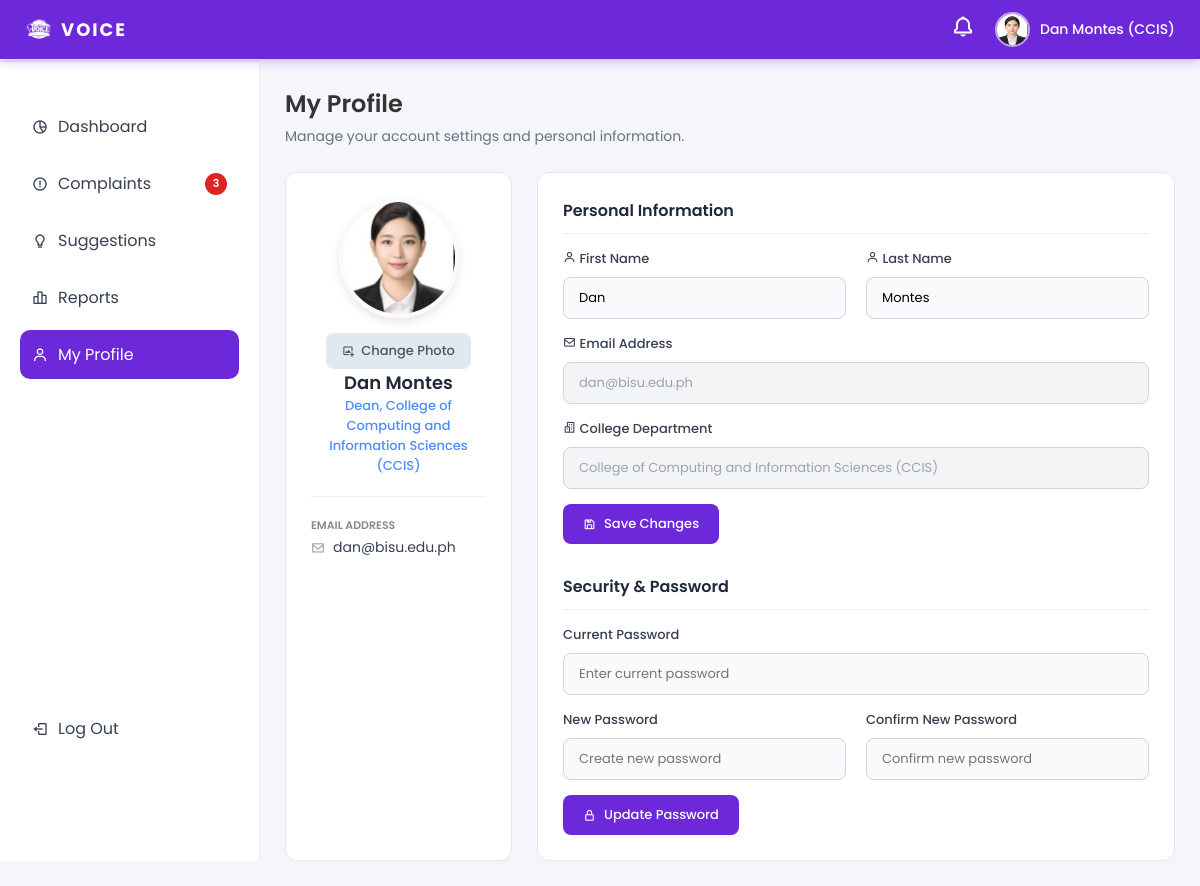
Screenshot of /Ui-main/dean/dean_profile.php (signed in) with the database file from the repository.
### tables this page shows
CREATE TABLE `dean_profiles` (
  `id` int(11) NOT NULL,
  `user_id` int(11) NOT NULL,
  `first_name` varchar(50) NOT NULL,
  `last_name` varchar(50) NOT NULL,
  `college_id` int(11) DEFAULT NULL,
  `phone` varchar(20) DEFAULT NULL,
  `office` varchar(100) DEFAULT NULL,
  `status` enum('active','inactive') DEFAULT 'active',
  `profile_photo` varchar(255) DEFAULT NULL,
  `created_at` timestamp NOT NULL DEFAULT current_timestamp()
);

CREATE TABLE `colleges` (
  `id` int(11) NOT NULL,
  `code` varchar(20) NOT NULL,
  `name` varchar(150) NOT NULL,
  `status` enum('active','inactive') DEFAULT 'active',
  `created_at` timestamp NOT NULL DEFAULT current_timestamp()
);

CREATE TABLE `users` (
  `id` int(11) NOT NULL,
  `username` varchar(50) NOT NULL,
  `email` varchar(100) NOT NULL,
  `password` varchar(255) NOT NULL,
  `role` enum('admin','dean','student') NOT NULL,
  `profile_pic` varchar(255) DEFAULT NULL,
  `is_active` tinyint(1) DEFAULT 1,
  `created_at` timestamp NOT NULL DEFAULT current_timestamp(),
  `reset_token_hash` varchar(64) DEFAULT NULL,
  `reset_token_expires_at` datetime DEFAULT NULL,
  `reset_code` varchar(255) DEFAULT NULL,
  `reset_expiry` datetime DEFAULT NULL
);

### Ui-main/dean/dean_profile.php (the view, shortened to what this page needs)
<?php
require_once '../db_connection.php';
function e(string $value): string
{
    return htmlspecialchars($value, ENT_QUOTES, 'UTF-8');
}
$userId = (int)$_SESSION['user_id'];
$profileStmt = $pdo->prepare(
    'SELECT
        u.username,
        u.email,
        dp.first_name,
        dp.last_name,
        dp.college_id,
        dp.profile_photo,
        c.name AS college_name,
        c.code AS college_code
     FROM users u
     LEFT JOIN dean_profiles dp ON dp.user_id = u.id
     LEFT JOIN colleges c ON c.id = dp.college_id
     WHERE u.id = :id AND u.role = :role
     LIMIT 1'
);
$profileStmt->execute([
    ':id' => $userId,
    ':role' => 'dean',
]);
$profile = $profileStmt->fetch(PDO::FETCH_ASSOC);
$defaultName = trim((string)($_SESSION['full_name'] ?? $_SESSION['username'] ?? 'Dean User'));
$nameParts = preg_split('/\s+/', $defaultName);
$fallbackFirstName = $nameParts[0] ?? 'Dean';
$fallbackLastName = count($nameParts) > 1 ? implode(' ', array_slice($nameParts, 1)) : 'User';
$firstName = trim((string)($profile['first_name'] ?? '')) ?: $fallbackFirstName;
$lastName = trim((string)($profile['last_name'] ?? '')) ?: $fallbackLastName;
$email = (string)($profile['email'] ?? ($_SESSION['email'] ?? ''));
$collegeName = trim((string)($profile['college_name'] ?? ''));
$collegeCode = trim((string)($profile['college_code'] ?? ''));
$collegeDisplay = $collegeName !== '' ? $collegeName : 'Not Assigned';
if ($collegeCode !== '') {
    $collegeDisplay .= ' (' . $collegeCode . ')';
}
$profilePhoto = trim((string)($profile['profile_photo'] ?? ''));
if ($profilePhoto !== '' && (stripos($profilePhoto, 'http://') === 0 || stripos($profilePhoto, 'https://') === 0)) {
    $profileImageSrc = $profilePhoto;
} elseif ($profilePhoto !== '') {
    $profileImageSrc = '../' . ltrim($profilePhoto, '/');
} else {
    $profileImageSrc = '';
}
?>
<!DOCTYPE html>
<html lang="en">
<head>
<link href='https://unpkg.com/boxicons@2.1.4/css/boxicons.min.css' rel='stylesheet'>
</head>
<body>
<?php include 'dean_topbar.php'; ?>
<?php include 'dean_sidebar.php'; ?>
<div class="main">
    <div class="dashboard-container">
        <h2 class="page-title">My Profile</h2>
        <p class="page-subtitle">Manage your account settings and personal information.</p>
        <div class="profile-grid">
            <div class="card">
                <div class="profile-summary">
                    <div class="profile-avatar-wrapper">
                    <?php if ($profileImageSrc !== ''): ?>
                        <img src="<?php echo e($profileImageSrc); ?>" id="profileImagePreview" alt="Profile Picture">
                    <?php endif; ?>
                </div>
                    <button type="button" class="btn-change-photo" onclick="document.getElementById('profileUpload').click()">
                            <i class='bx bx-image-add'></i> Change Photo
                    </button>
                    <h3><?php echo e(trim($firstName . ' ' . $lastName)); ?></h3>
                    <p class="role">Dean, <?php echo e($collegeDisplay); ?></p>
                </div>
                <div class="profile-details">
                    <div class="detail-item">
                        <label>Email Address</label>
                        <p><i class='bx bx-envelope'></i> <?php echo e($email); ?></p>
                    </div>
                </div>
            </div>
            <div class="card">
                <div class="form-section">
                    <h3 class="form-section-title">Personal Information</h3>
                    <form id="profileForm" method="POST" enctype="multipart/form-data" action="dean_profile.php">
                        <div class="form-row">
                            <div class="form-group">
                                <label><i class='bx bx-user'></i> First Name</label>
                                <input type="text" name="first_name" class="form-control" value="<?php echo e($firstName); ?>" required>
                            </div>
                            <div class="form-group">
                                <label><i class='bx bx-user'></i> Last Name</label>
                                <input type="text" name="last_name" class="form-control" value="<?php echo e($lastName); ?>" required>
                            </div>
                        </div>
                        <div class="form-row single-column">
                            <div class="form-group">
                                <label><i class='bx bx-envelope'></i> Email Address</label>
                                <input type="email" class="form-control" value="<?php echo e($email); ?>" disabled title="Email address cannot be changed here.">
                            </div>
                        </div>
                        <div class="form-row single-column">
                            <div class="form-group">
                                <label><i class='bx bx-buildings'></i> College Department</label>
                                <input type="text" class="form-control" value="<?php echo e($collegeDisplay); ?>" disabled title="Contact SuperAdmin to change your designated college.">
                            </div>
                        </div>
                        <button type="submit" class="btn-save"><i class='bx bx-save'></i> Save Changes</button>
                    </form>
                </div>
                <div class="form-section" style="margin-bottom: 0;">
                    <h3 class="form-section-title">Security & Password</h3>
                    <form onsubmit="event.preventDefault(); alert('Password updated successfully!');">
                        <div class="form-group" style="margin-bottom: 15px;">
                            <label>Current Password</label>
                            <input type="password" class="form-control" placeholder="Enter current password" required>
                        </div>
                        <div class="form-row">
                            <div class="form-group">
                                <label>New Password</label>
                                <input type="password" class="form-control" placeholder="Create new password" required>
                            </div>
                            <div class="form-group">
                                <label>Confirm New Password</label>
                                <input type="password" class="form-control" placeholder="Confirm new password" required>
                            </div>
                        </div>
                        <button type="submit" class="btn-save"><i class='bx bx-lock-alt'></i> Update Password</button>
                    </form>
                </div>
            </div>
        </div>
    </div>
</div>
</body>
</html>

### Ui-main/dean/dean_topbar.php (shortened to what this page needs)
<?php
require_once __DIR__ . '/../db_connection.php';
$topbarProfilePic = '';
$topbarDisplayName = trim((string)($_SESSION['full_name'] ?? 'Dean User'));
if (isset($_SESSION['user_id'])) {
    try {
        $hasPhotoColumn = false;
        $photoCheck = $pdo->query("SHOW COLUMNS FROM dean_profiles LIKE 'profile_photo'");
        if ($photoCheck && $photoCheck->fetch()) {
            $hasPhotoColumn = true;
        }
        if ($hasPhotoColumn) {
            $deanStmt = $pdo->prepare(
                'SELECT dp.first_name, dp.last_name, dp.profile_photo, c.code AS college_code
                 FROM dean_profiles dp
                 LEFT JOIN colleges c ON c.id = dp.college_id
                 WHERE dp.user_id = :user_id
                 LIMIT 1'
            );
            $deanStmt->execute([':user_id' => (int)$_SESSION['user_id']]);
            $deanProfile = $deanStmt->fetch(PDO::FETCH_ASSOC) ?: null;
            if ($deanProfile) {
                $fullName = trim(((string)($deanProfile['first_name'] ?? '')) . ' ' . ((string)($deanProfile['last_name'] ?? '')));
                if ($fullName !== '') {
                    $topbarDisplayName = $fullName;
                }
                $collegeCode = trim((string)($deanProfile['college_code'] ?? ''));
                if ($collegeCode !== '') {
                    $topbarDisplayName .= ' (' . $collegeCode . ')';
                }
                $photo = trim((string)($deanProfile['profile_photo'] ?? ''));
                if ($photo !== '') {
                    if (stripos($photo, 'http://') === 0 || stripos($photo, 'https://') === 0) {
                        $topbarProfilePic = $photo;
                    } else {
                        $topbarProfilePic = '../' . ltrim($photo, '/');
                    }
                }
            }
        }
    } catch (PDOException $e) {
    }
}
?>
<link href='https://unpkg.com/boxicons@2.1.4/css/boxicons.min.css' rel='stylesheet'>
<div class="topbar">
    <a class="topbar-logo" href="dean_dashboard.php">
        <img src="../assets/images/logo.png" alt="Logo">
        <span>VOICE</span>
    </a>
    <div class="topbar-right">
        <div class="topbar-bell" id="bellIcon">
            <i class='bx bx-bell'></i>
        </div>
        <div class="profile-container" id="profileIcon">
            <?php if ($topbarProfilePic !== ''): ?>
                <img class="profile-pic" src="<?php echo htmlspecialchars($topbarProfilePic, ENT_QUOTES, 'UTF-8'); ?>" alt="profile">
            <?php endif; ?>
            <span><?php echo htmlspecialchars($topbarDisplayName, ENT_QUOTES, 'UTF-8'); ?></span>
        </div>
    </div>
</div>

### Ui-main/dean/dean_profile.php (style rules this page uses)
* { margin: 0; padding: 0; box-sizing: border-box; font-family: 'Poppins', sans-serif; }
body { background: #f4f6fb; }
.main { margin-left: 260px; margin-top: 61px; padding: 25px; min-height: calc(100vh - 61px); overflow-y: auto; }
.dashboard-container { max-width: 1200px; margin: 0 auto; width: 100%; }
.page-title { font-size: 24px; font-weight: 600; color: #333; margin-bottom: 5px; }
.page-subtitle { color: #6b7280; font-size: 14px; margin-bottom: 25px; }
.profile-grid { display: grid; grid-template-columns: 1fr 2fr; gap: 25px; }
.card { background: #fff; border-radius: 12px; padding: 25px; border: 1px solid #e5e7eb; box-shadow: 0 2px 10px rgba(0,0,0,0.02); }
.profile-summary { text-align: center; }
.profile-avatar-wrapper { position: relative; width: 120px; height: 120px; margin: 0 auto 15px; }
.profile-avatar-wrapper img { width: 100%; height: 100%; border-radius: 50%; object-fit: cover; border: 4px solid #f9fafb; box-shadow: 0 4px 10px rgba(0,0,0,0.1); }
.btn-change-photo { display: inline-flex; align-items: center; gap: 6px; background: #e2e8f0; color: #475569; border: none; padding: 8px 16px; border-radius: 8px; font-size: 13px; font-weight: 500; font-family: 'Poppins', sans-serif; cursor: pointer; transition: 0.2s; }
.profile-summary h3 { font-size: 18px; color: #1f2937; font-weight: 600; }
.profile-summary p.role { font-size: 13px; color: #4F8CFF; font-weight: 500; margin-bottom: 20px; }
.profile-details { text-align: left; margin-top: 20px; border-top: 1px solid #f0f0f0; padding-top: 20px; }
.detail-item { margin-bottom: 15px; }
.detail-item label { display: block; font-size: 11px; text-transform: uppercase; color: #888; font-weight: 600; margin-bottom: 3px; }
.detail-item p { font-size: 14px; color: #374151; display: flex; align-items: center; gap: 8px; }
.detail-item i { color: #9ca3af; }
.form-section { margin-bottom: 30px; }
.form-section-title { font-size: 16px; color: #1f2937; font-weight: 600; margin-bottom: 15px; padding-bottom: 10px; border-bottom: 1px solid #f0f0f0; }
.form-row { display: grid; grid-template-columns: 1fr 1fr; gap: 20px; margin-bottom: 15px; }
.form-row.single-column { grid-template-columns: 1fr; }
.form-group { display: flex; flex-direction: column; }
.form-group label { font-size: 13px; color: #374151; font-weight: 500; margin-bottom: 8px; }
.form-control { padding: 10px 15px; border: 1px solid #d1d5db; border-radius: 8px; font-size: 13px; font-family: 'Poppins', sans-serif; outline: none; transition: 0.2s; background: #f9fafb; }
.form-control:disabled { background: #f3f4f6; color: #9ca3af; cursor: not-allowed; }
.btn-save { padding: 10px 20px; background: #6d28d9; color: white; border: none; border-radius: 8px; font-size: 13px; font-weight: 500; font-family: 'Poppins', sans-serif; cursor: pointer; transition: 0.2s; display: inline-flex; align-items: center; gap: 8px; }

### Ui-main/dean/dean_topbar.php (style rules this page uses)
.topbar { position: fixed; top: 0; left: 0; right: 0; z-index: 999; display: flex; justify-content: space-between; align-items: center; gap: 20px; padding: 12px 25px; background: #6d28d9; box-shadow: 0 2px 10px rgba(109,40,217,0.3); }
.topbar-logo { display: flex; align-items: center; gap: 8px; text-decoration: none; }
.topbar-logo img { width: 28px; height: 28px; object-fit: contain; filter: brightness(0) invert(1); }
.topbar-logo span { font-size: 18px; font-weight: 700; color: #fff; letter-spacing: 2px; }
.topbar-right { display: flex; align-items: center; gap: 20px; }
.profile-container { display: flex; align-items: center; gap: 10px; cursor: pointer; position: relative; }
.profile-container img.profile-pic { width: 35px; height: 35px; border-radius: 50%; border: 2px solid rgba(255,255,255,0.6); }
.profile-container span { font-weight: 500; color: #fff; font-size: 14px; }
.topbar-bell { position: relative; cursor: pointer; }
.topbar-bell i.bx-bell { font-size: 24px; color: #fff; transition: 0.2s; }

### rows the page displays
dean_profiles: profile_photo (picture), topbarDisplayName "Dan Montes (CCIS)", first_name+last_name "Dan Montes", college.code "College of Computing and Information Sciences (CCIS)", user.email "dan@bisu.edu.ph", first_name "Dan", last_name "Montes"

### other values shown
$pendingComplaintCount "3"
